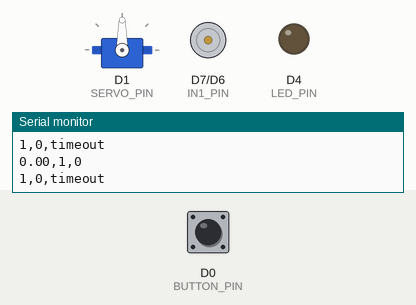
The program below on a simulated ESP8266 (NodeMCU). On the bench: servo, motor-driver pin pairs drawn as motors (green arrow = first pin HIGH = forward, orange = second pin HIGH = backward, longer = more drive, scaled by the enable pin), output pins drawn as LEDs (lit = HIGH), the last lines printed to the serial monitor. Inputs (shaded band) come from the test bench; at power-on: D0 (BUTTON_PIN) HIGH.

Above: at 5.3 s.
5.4 s: D0 (BUTTON_PIN) pulled LOW for 0.15 s
At 6.6 s:
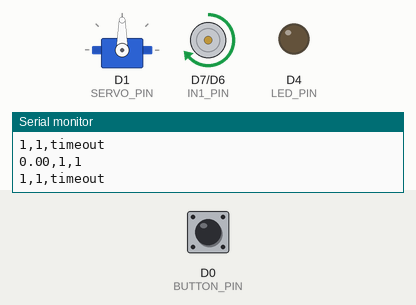
7.0 s: D0 (BUTTON_PIN) pulled LOW for 1 s
At 7.9 s:
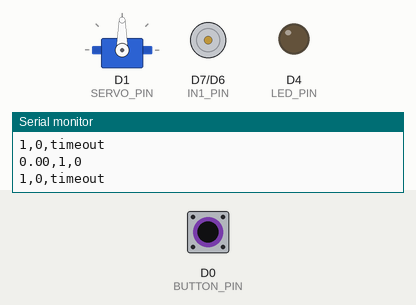
9.5 s: D0 (BUTTON_PIN) pulled LOW for 3.2 s
At 9.8 s:
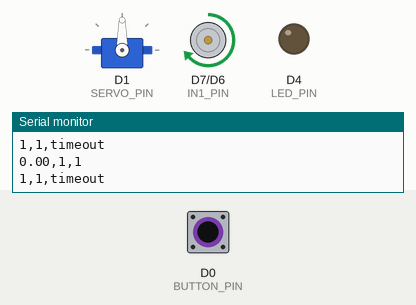
Timing chart, 0 to 12.5 s (numbered marks = the images above; inputs shaded):
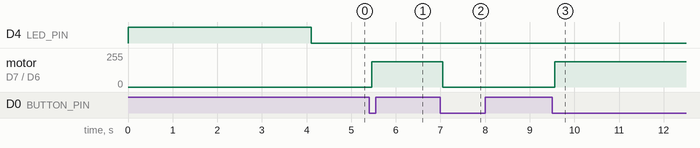

Measured:
- after the input at 5.4 s, motor on D7 (IN1_PIN) / D6 (IN2_PIN): stopped → forward 190/255 after 0.06 s
- after the input at 7.0 s, motor on D7 (IN1_PIN) / D6 (IN2_PIN): forward 190/255 → stopped after 0.05 s
- after the input at 9.5 s, motor on D7 (IN1_PIN) / D6 (IN2_PIN): stopped → forward 190/255 after 0.05 s

The program:

main.cpp
```cpp
#include <Arduino.h>
#include <Servo.h>
#include <SoftwareSerial.h>

// GY-25 definitions
#define GY25_SERIAL gy25Serial // Use software serial for GY-25
#define GY25_RX_PIN D2
#define GY25_TX_PIN D3
SoftwareSerial gy25Serial(GY25_RX_PIN, GY25_TX_PIN); // RX, TX

#define BUTTON_PIN D0
#define LED_PIN    LED_BUILTIN
#define IN1_PIN D7
#define IN2_PIN D6
#define ENA_PIN D5
#define SERVO_PIN D1  // Servo control pin

Servo myServo;
// Forward declaration for servo test
void testServoSweep();

enum MotorDirection { MOTOR_STOP, MOTOR_FORWARD, MOTOR_BACKWARD };

void setMotor(MotorDirection dir, uint8_t speed) {
    switch (dir) {
        case MOTOR_FORWARD:
            digitalWrite(IN1_PIN, HIGH);
            digitalWrite(IN2_PIN, LOW);
            break;
        case MOTOR_BACKWARD:
            digitalWrite(IN1_PIN, LOW);
            digitalWrite(IN2_PIN, HIGH);
            break;
        case MOTOR_STOP:
        default:
            digitalWrite(IN1_PIN, LOW);
            digitalWrite(IN2_PIN, LOW);
            break;
    }
    analogWrite(ENA_PIN, speed); // 0-1023 for ESP8266
}

float gy25Roll = 0, gy25Pitch = 0, gy25Yaw = 0;
unsigned char gy25Buf[8];
uint8_t gy25Counter = 0;

void gy25SerialEvent() {
    while (GY25_SERIAL.available()) {
        gy25Buf[gy25Counter] = (unsigned char)GY25_SERIAL.read();
        if (gy25Counter == 0 && gy25Buf[0] != 0xAA) return;
        gy25Counter++;
        if (gy25Counter == 8) {
            gy25Counter = 0;
            if (gy25Buf[0] == 0xAA && gy25Buf[7] == 0x55) {
                gy25Yaw = (int16_t)(gy25Buf[1] << 8 | gy25Buf[2]) / 100.0;
                gy25Pitch = (int16_t)(gy25Buf[3] << 8 | gy25Buf[4]) / 100.0;
                gy25Roll = (int16_t)(gy25Buf[5] << 8 | gy25Buf[6]) / 100.0;
            }
        }
    }
}

void setup() {
    // LED off
    digitalWrite(LED_PIN, HIGH); // LED off (inverted logic)

    pinMode(BUTTON_PIN, INPUT_PULLUP); // Button active low
    pinMode(LED_PIN, OUTPUT);
    pinMode(IN1_PIN, OUTPUT);
    pinMode(IN2_PIN, OUTPUT);
    pinMode(ENA_PIN, OUTPUT);

    myServo.attach(SERVO_PIN);
    myServo.write(90); // Initialize servo to center (90°)

    Serial.begin(115200); // Add this line for debug output
    delay(100);
    Serial.println("[SETUP] Serial started");

    GY25_SERIAL.begin(9600); // GY-25 default baudrate
    Serial.println("[SETUP] GY-25 serial started");

    // Correction mode for GY-25
    GY25_SERIAL.write(0xA5);
    GY25_SERIAL.write(0x55);
    Serial.println("[SETUP] Sent 0xA5 0x55 to GY-25");

    // Wait for GY-25 to stabilize
    delay(4000);
    Serial.println("[SETUP] Waited 4s for GY-25");

    GY25_SERIAL.write(0xA5);
    GY25_SERIAL.write(0x52);
    Serial.println("[SETUP] Sent 0xA5 0x52 to GY-25");

    setMotor(MOTOR_STOP, 0);

    // Turn on LED to indicate setup complete
    digitalWrite(LED_PIN, LOW); // LED on
    Serial.println("[SETUP] Setup complete");
}


void loop() {
    // Read data from GY-25
    static bool click = false;
    static bool lastReading = HIGH;    // Last raw reading
    static bool buttonState = HIGH;    // Debounced button state
    static unsigned long lastDebounceTime = 0;
    const unsigned long debounceDelay = 50;
    static unsigned long lastUartReport = 0;
    static bool mainBooted = true;
    static bool ledState = false;
    static float uartYaw = 0.0; // Value received from UART
    static unsigned long lastGy25Print = 0;
    const unsigned long gy25PrintInterval = 100; // 100ms between prints

    static float navigationDistance1 = -1.0; // Value received from navigation board
    static float navigationDistance2 = -1.0;
    static int navigationBooted = 0;
    static int navigationLed = 0;
    static int navigationColorR = 0, navigationColorG = 0, navigationColorB = 0;

    int reading = digitalRead(BUTTON_PIN);
    if (reading != lastReading) {
        lastDebounceTime = millis();
    }
    if ((millis() - lastDebounceTime) > debounceDelay) {
        if (reading != buttonState) {
            buttonState = reading;
            if (buttonState == LOW) { // Button pressed
                click = !click;
                ledState = click;
                if (click) {
                    setMotor(MOTOR_FORWARD, 190); // Start motor at 50% speed, negative direction
                } else {
                    setMotor(MOTOR_STOP, 0); // Stop motor
                }
            }
        }
    }
    lastReading = reading;

    // Read UART from Serial (USB) and parse CSV: yaw,booted,led\n
    if (Serial.available()) {
        String line = Serial.readStringUntil('\n');
        float yawVal;
        int bootedVal, ledVal;
        int parsed = sscanf(line.c_str(), "%f,%d,%d", &yawVal, &bootedVal, &ledVal);
        if (parsed == 3) {
            uartYaw = yawVal;
            mainBooted = bootedVal;
            ledState = ledVal;
        }
    }

    // Read UART from navigation (USB Serial) and parse CSV: BOOTED,LED_STATE,DISTANCE1,DISTANCE2,COLOR\n
    if (Serial.available()) {
        String line = Serial.readStringUntil('\n');
        int bootedVal, ledVal;
        float dist1, dist2;
        int r, g, b;
        // Try to parse: booted,led,dist1,dist2,r,g,b
        int parsed = sscanf(line.c_str(), "%d,%d,%f,%f,%d,%d,%d", &bootedVal, &ledVal, &dist1, &dist2, &r, &g, &b);
        if (parsed == 7) {
            navigationBooted = bootedVal;
            navigationLed = ledVal;
            navigationDistance1 = dist1;
            navigationDistance2 = dist2;
            navigationColorR = r;
            navigationColorG = g;
            navigationColorB = b;
        }
    }

    // GY-25 UART CSV output (always print one line, even if no data)
    unsigned long now = millis();
    if (GY25_SERIAL.available()) {
        gy25SerialEvent();
    }
    if (now - lastGy25Print >= gy25PrintInterval) {
        lastGy25Print = now;
        Serial.print(gy25Yaw);
        Serial.print(",");
        Serial.print(mainBooted ? 1 : 0);
        Serial.print(",");
        Serial.print(ledState ? 1 : 0);
        Serial.println();
    }

    // UART reporting at 10 Hz (every 100 ms)
    if (now - lastUartReport >= 100) {
        lastUartReport = now;
        int booted = mainBooted ? 1 : 0;
        int led = ledState ? 1 : 0;
        Serial.printf("%d,%d,timeout\n", booted, led);
    }

    delay(10); // Small delay for loop stability
}
```
